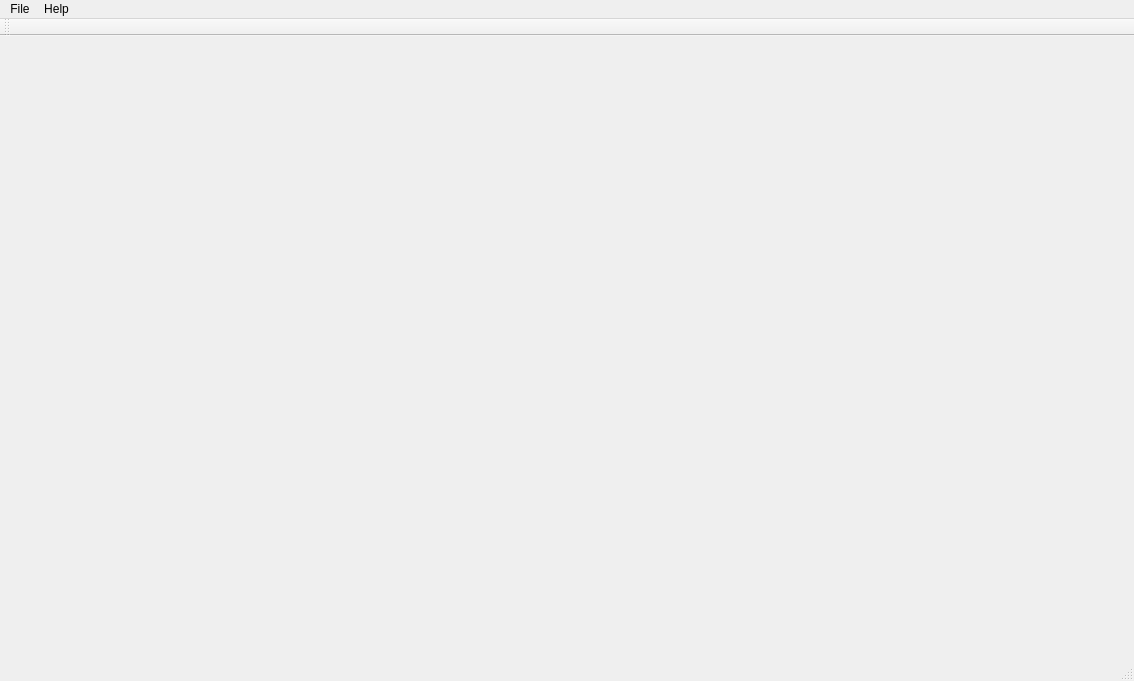
<?xml version="1.0" encoding="UTF-8"?>
<ui version="4.0">
 <class>MainWindow</class>
 <widget class="QMainWindow" name="MainWindow">
  <property name="geometry">
   <rect>
    <x>0</x>
    <y>0</y>
    <width>1134</width>
    <height>681</height>
   </rect>
  </property>
  <property name="sizePolicy">
   <sizepolicy hsizetype="Maximum" vsizetype="Maximum">
    <horstretch>0</horstretch>
    <verstretch>0</verstretch>
   </sizepolicy>
  </property>
  <property name="windowTitle">
   <string>trdrop</string>
  </property>
  <widget class="QWidget" name="centralWidget"/>
  <widget class="QMenuBar" name="menuBar">
   <property name="geometry">
    <rect>
     <x>0</x>
     <y>0</y>
     <width>1134</width>
     <height>19</height>
    </rect>
   </property>
   <widget class="QMenu" name="menuFile">
    <property name="title">
     <string>File</string>
    </property>
    <addaction name="actionNew"/>
    <addaction name="actionOpen"/>
    <addaction name="actionSave"/>
    <addaction name="actionExport"/>
    <addaction name="actionExit"/>
   </widget>
   <widget class="QMenu" name="menuAbout">
    <property name="title">
     <string>Help</string>
    </property>
    <addaction name="actionAbout_trdrop"/>
    <addaction name="actionAbout_trdrop_2"/>
   </widget>
   <addaction name="menuFile"/>
   <addaction name="menuAbout"/>
  </widget>
  <widget class="QToolBar" name="mainToolBar">
   <attribute name="toolBarArea">
    <enum>TopToolBarArea</enum>
   </attribute>
   <attribute name="toolBarBreak">
    <bool>false</bool>
   </attribute>
  </widget>
  <widget class="QStatusBar" name="statusBar"/>
  <action name="actionNew">
   <property name="text">
    <string>New Project</string>
   </property>
  </action>
  <action name="actionOpen">
   <property name="text">
    <string>Open Project</string>
   </property>
  </action>
  <action name="actionSave">
   <property name="text">
    <string>Save Project</string>
   </property>
  </action>
  <action name="actionExport">
   <property name="text">
    <string>Export Project</string>
   </property>
  </action>
  <action name="actionExit">
   <property name="text">
    <string>Exit</string>
   </property>
  </action>
  <action name="actionAbout_trdrop">
   <property name="text">
    <string>Report Bug</string>
   </property>
  </action>
  <action name="actionAbout_trdrop_2">
   <property name="text">
    <string>About trdrop</string>
   </property>
  </action>
 </widget>
 <layoutdefault spacing="6" margin="11"/>
 <resources/>
 <connections/>
</ui>
